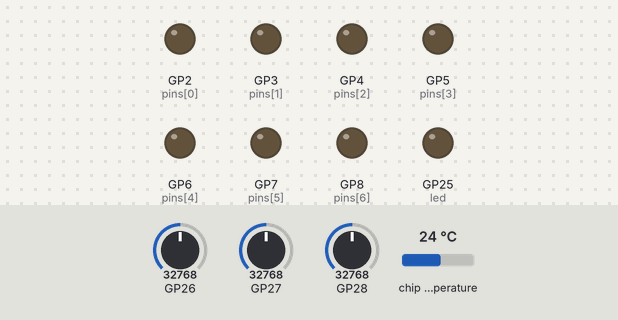
A program run on a simulated Raspberry Pi Pico running MicroPython. Parts: output pins drawn as LEDs (lit = HIGH). The test bench sets the inputs (shaded band); at power-on: GP26 = 32768, GP27 = 32768, GP28 = 32768, chip temperature 24 °C (analog values on the 0–65535 scale). What the program prints to the serial console is not drawn. At 20.5 s the program stops and its outputs stay as they are.

Above: at 0.1 s.
At 4.85 s:
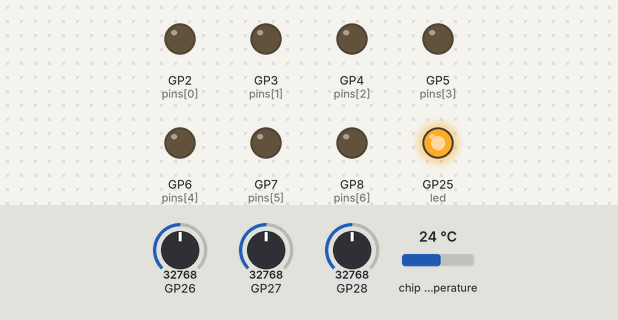
At 6.95 s:
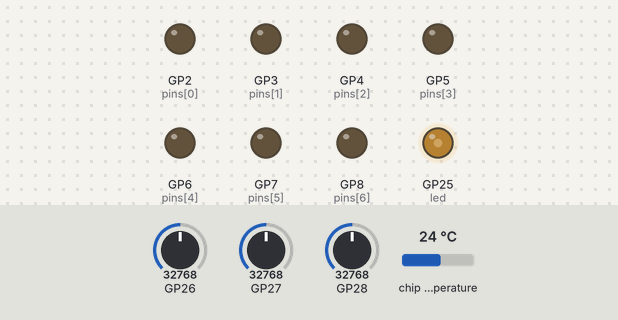
At 7.75 s:
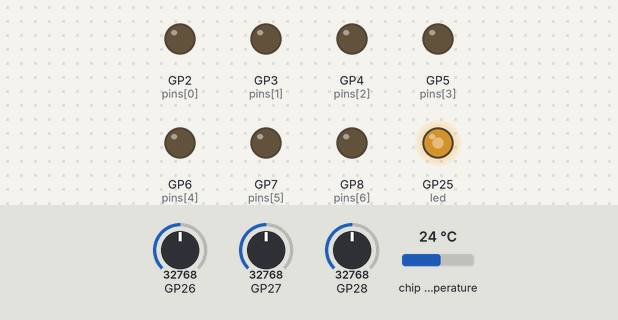
At 10.63 s:
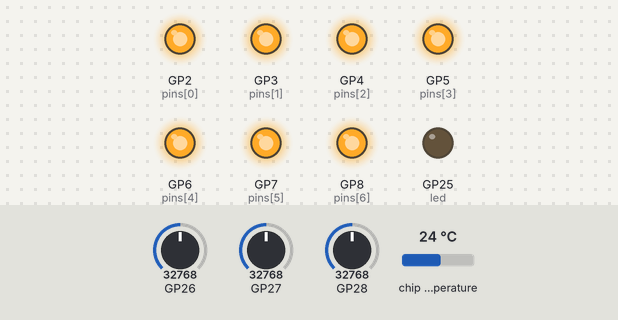
At 11.68 s:
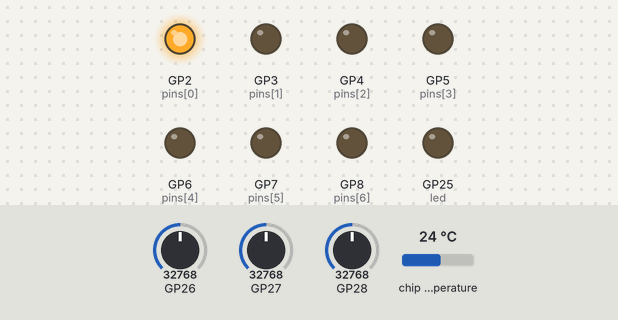
Timing chart, 0 to 13.3 s (numbered marks = the images above):
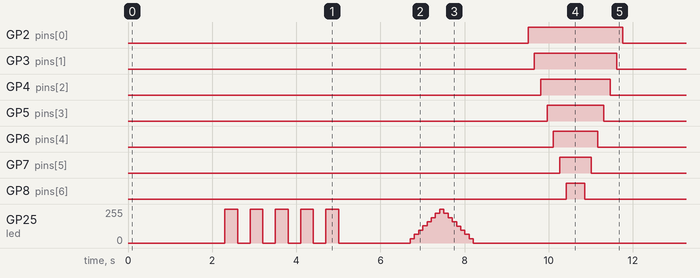

Measured:
- by itself, GP2 (pins[0]): LOW → HIGH at 9.5 s, → LOW 2.3 s later
- by itself, GP3 (pins[1]): LOW → HIGH at 9.7 s, → LOW 2.0 s later
- by itself, GP4 (pins[2]): LOW → HIGH at 9.8 s, → LOW 1.7 s later
- by itself, GP5 (pins[3]): LOW → HIGH at 10.0 s, → LOW 1.4 s later
- by itself, GP6 (pins[4]): LOW → HIGH at 10.1 s, → LOW 1.1 s later
- by itself, GP7 (pins[5]): LOW → HIGH at 10.3 s, → LOW 0.75 s later
- by itself, GP8 (pins[6]): LOW → HIGH at 10.4 s, → LOW 0.45 s later
- by itself, GP25 (led): 0/255 → 255/255 at 2.3 s, → 0/255 0.30 s later, → 255/255 0.30 s later, → 0/255 0.30 s later, … (26 changes in this stretch)

The program:

pico_demo.py
```python
"""
Raspberry Pi Pico Demo
======================
Tests emulator features specific to the Raspberry Pi Pico.
Select "Raspberry Pi Pico" in the board dropdown before running.

Run via VS Code: Right-click -> "Run in MicroPython Emulator"
"""

import utime
from machine import Pin, PWM, ADC, I2C, Timer, RTC, UART


def announce(title: str) -> None:
    """Print demo section header."""
    print("\n" + "=" * 50)
    print(f"  {title}")
    print("=" * 50)
    utime.sleep_ms(300)


# =============================================================================
# Pico LED Blink - GP25 is the onboard LED
# =============================================================================

def demo_led_blink():
    """Blink the onboard LED on GP25."""
    announce("Pico LED Blink (GP25)")

    print("  The Pico has an onboard LED on GP25")
    print("  Watch it blink 5 times...")

    led = Pin(25, Pin.OUT)

    for i in range(5):
        print(f"    Blink {i+1}/5")
        led.on()
        utime.sleep_ms(300)
        led.off()
        utime.sleep_ms(300)

    print("  Done!")


# =============================================================================
# Pico PWM - Fade the LED
# =============================================================================

def demo_pwm():
    """PWM fade on the onboard LED."""
    announce("Pico PWM Fade (GP25)")

    print("  Fading LED brightness using PWM...")

    pwm = PWM(Pin(25))
    pwm.freq(1000)

    # Fade up
    print("  Fading up...")
    for duty in range(0, 65535, 8192):
        pwm.duty_u16(duty)
        utime.sleep_ms(100)

    # Fade down
    print("  Fading down...")
    for duty in range(65535, 0, -8192):
        pwm.duty_u16(duty)
        utime.sleep_ms(100)

    pwm.deinit()
    print("  Done!")


# =============================================================================
# Pico GPIO - Multiple pins
# =============================================================================

def demo_gpio():
    """Test multiple GPIO pins."""
    announce("Pico GPIO Pins (GP2-GP8)")

    print("  Toggling pins GP2 through GP8...")

    pins = [Pin(i, Pin.OUT) for i in range(2, 9)]

    # Light up sequentially
    for i, pin in enumerate(pins):
        print(f"    GP{i+2} ON")
        pin.on()
        utime.sleep_ms(150)

    utime.sleep_ms(300)

    # Turn off in reverse
    for i, pin in enumerate(reversed(pins)):
        print(f"    GP{8-i} OFF")
        pin.off()
        utime.sleep_ms(150)

    print("  Done!")


# =============================================================================
# Pico ADC - Read analog values
# =============================================================================

def demo_adc():
    """Read from ADC channels."""
    announce("Pico ADC Channels")

    print("  Pico has 3 ADC pins (GP26-28) + internal temp sensor")

    channels = [
        ("GP26 (ADC0)", ADC(26)),
        ("GP27 (ADC1)", ADC(27)),
        ("GP28 (ADC2)", ADC(28)),
        ("Internal Temp", ADC(4)),
    ]

    for _ in range(3):
        print()
        for name, adc in channels:
            raw = adc.read_u16()
            voltage = raw * 3.3 / 65535
            print(f"    {name}: {voltage:.2f}V")
            utime.sleep_ms(100)
        utime.sleep_ms(400)

    print("\n  Done!")


# =============================================================================
# Pico I2C - Bus scan
# =============================================================================

def demo_i2c():
    """Scan the I2C bus."""
    announce("Pico I2C Bus (I2C0)")

    print("  Default I2C0 pins: SDA=GP0, SCL=GP1")

    i2c = I2C(0, scl=Pin(1), sda=Pin(0), freq=400000)

    print("  Scanning for devices...")
    utime.sleep_ms(300)

    devices = i2c.scan()

    if devices:
        print(f"\n  Found {len(devices)} device(s):")
        for addr in devices:
            print(f"    0x{addr:02X}")
    else:
        print("  No devices found")

    print("\n  Done!")


# =============================================================================
# Pico UART - Serial communication
# =============================================================================

def demo_uart():
    """Test UART serial communication."""
    announce("Pico UART (UART0)")

    print("  UART0 pins: TX=GP0, RX=GP1")
    print("  Loopback mode enabled (TX echoes to RX)")

    uart = UART(0, baudrate=115200, tx=Pin(0), rx=Pin(1))

    # Write some test data
    print("\n  Sending test messages...")

    for i in range(5):
        msg = f"Hello {i+1}\n"
        uart.write(msg.encode())
        print(f"    TX: {msg.strip()}")
        utime.sleep_ms(200)

    # Read back (loopback mode)
    print("\n  Reading loopback data...")
    data = uart.read()
    if data:
        print(f"    RX: {data.decode().strip()}")

    print("\n  Done!")


# =============================================================================
# Main
# =============================================================================

if __name__ == "__main__":
    print("\n" + "=" * 50)
    print("  🍓 RASPBERRY PI PICO DEMO")
    print("=" * 50)
    print("\n  Make sure 'Raspberry Pi Pico' is selected!")
    utime.sleep_ms(2000)

    demos = [
        demo_led_blink,
        demo_pwm,
        demo_gpio,
        demo_adc,
        demo_i2c,
        demo_uart,
    ]

    for demo in demos:
        try:
            demo()
            utime.sleep_ms(1000)
        except Exception as e:
            print(f"  Error: {e}")

    print("\n" + "=" * 50)
    print("  🎉 PICO DEMO COMPLETE!")
    print("=" * 50)
```
